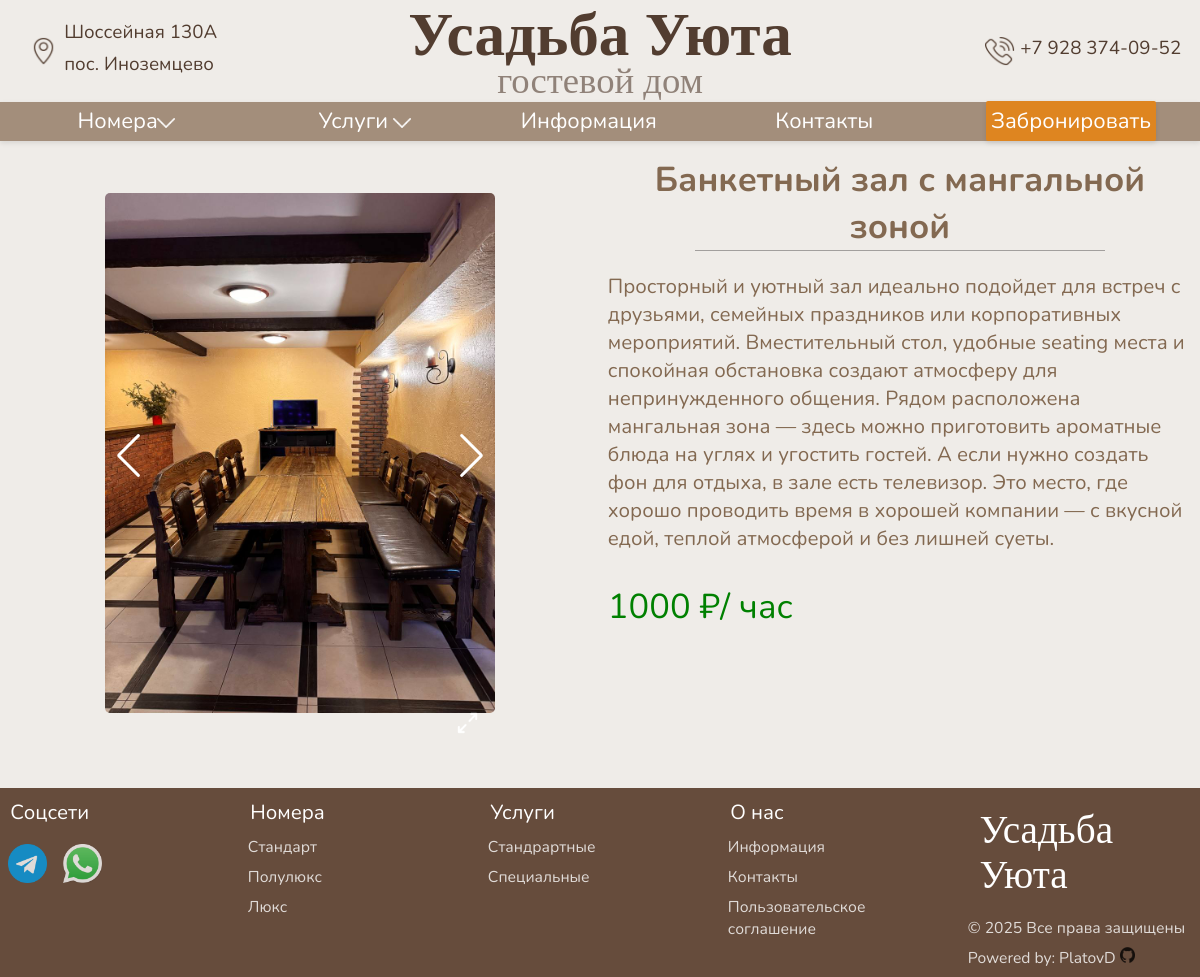
Page /services/2/ on the committed database.
### main/models.py (models this page shows, shortened)
class ServiceImage(models.Model):
    service = models.ForeignKey(Service, on_delete=models.CASCADE, related_name="images")
    image = models.ImageField("Изображение", upload_to=service_img_path)
    class Meta:
        verbose_name = "Фото-хранилище услуги"
        verbose_name_plural = "Фото-хранилище услуги"

class Service(models.Model):
    id = models.IntegerField(primary_key=True, verbose_name="id услуги")
    name = models.CharField(max_length=100, verbose_name="Название услуги")
    description = models.TextField(verbose_name="Описание")
    price = models.IntegerField(verbose_name="Цена")
    isSpecial = models.BooleanField(verbose_name="Специальная услуга?", default=False)
    preview = models.ImageField("Превью", upload_to="services_previews/", blank=False)
    objects = models.Manager()
    manager = ServicesManager()
    class Meta:
        verbose_name = "Услуга"
        verbose_name_plural = "Услуги"

### main/views.py (the view)
# urls.py: path('services/<int:number>/', ServicesDetailView.as_view(), name='services_detail'),
class ServicesDetailView(DetailView):
    template_name = 'main/services-detail.html'
    model = Service
    context_object_name = 'service'
    pk_url_kwarg = 'number'
    def get_queryset(self):
        queryset = super().get_queryset().prefetch_related('images')
        return queryset

### main/converters.py (called while the page is built)
    def to_url(self, value):
        return value

    def to_url(self, value):
        return value

### main/templates/main/services-detail.html (shortened to what this page needs)
{% extends 'base.html' %}
{% load static %}
{% block style %}
<link rel="stylesheet" href="https://cdn.jsdelivr.net/npm/swiper@11/swiper-bundle.min.css" />
<link rel="stylesheet" href="{% static 'main/css/home.css' %}">
<link rel="stylesheet" href="{% static 'main/css/room-detail.css' %}">
{% endblock %}
{% block content %}
<div class="content-wrapper">
    <div class="roominfo-grid">
        <div class="swiper swiperRoomInfo">
            <div class="swiper-wrapper">
                {% for image in service.images.all %}
                <div class="swiper-slide">
                    <div class="swiper-zoom-container">
                        <a class="fslightbox-swiper" href="{{ image.image.url }}" data-fslightbox="room-gallery"
                            data-type="image">
                            <img src="{{ image.image.url }}" />
                        </a>
                    </div>
                </div>
                {% endfor %}
            </div>
            <div class="swiper-button-next"></div>
            <div class="swiper-button-prev"></div>
            <div class="swipper-fullscreen"><img src="{% static 'main/img/full-screen.png' %}" alt=""></div>
        </div>
        <div class="roominfo-maininfo">
            <h3>{{ service.name }}</h3>
            <div class="dull-line"></div>
            <p>{{ service.description|safe }}</p>
            <div class="roominfo-price">
                <span>{{ service.price }} ₽/ час</span>
            </div>
        </div>
    </div>
</div>
{% endblock %}

### static/css/base.css (style rules this page uses)
:root { --main-color: #a38e7b; --text-second-color: #836951; --third-color: #523d30; --body-color: #efece8; --dropdowns-color: #ebdac3; }
* { padding: 0; margin: 0; font-size: 1em; }
body { background-color: var(--body-color); font-family: 'Nunito', sans-serif; color: #fff; }
a { text-decoration: none; cursor: pointer; color: #fff; -webkit-tap-highlight-color: transparent; outline: none; color: inherit; }
@media (max-width: 1200px) { body { font-size: 0.98em; } }

### main/static/main/css/home.css (style rules this page uses)
.content-wrapper { color: var(--main-color); }
.content-wrapper img { width: 100%; }
.content-wrapper { margin-top: 1em; }

### main/static/main/css/room-detail.css (style rules this page uses)
.swiper-slide { overflow: hidden; }

### rows in the picture
ServiceImage: image (picture)
Service: name "Банкетный зал с мангальной зоной", description "Просторный и уютный зал идеально подойдет для встреч с друзьями, семейных праздников или корпоративных мероприятий. Вместительный стол, удобные seating места и спокойная обстановка создают атмосферу для непринужденного общения. Рядом расположена мангальная зона — здесь можно приготовить ароматные блюда на углях и угостить гостей. А если нужно создать фон для отдыха, в зале есть телевизор. Это место, где хорошо проводить время в хорошей компании — с вкусной едой, теплой атмосферой и без лишней суеты.", price "1000"
